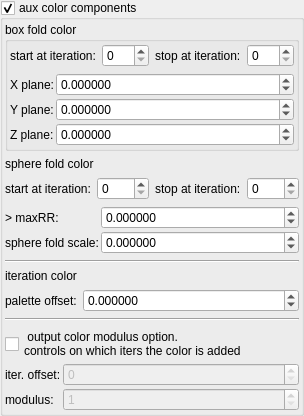
    <widget class="MyGroupBox" name="groupCheck_fold_color_aux_color_enabled_false">
     <property name="title">
      <string>aux color components</string>
     </property>
     <property name="checkable">
      <bool>true</bool>
     </property>
     <layout class="QVBoxLayout" name="verticalLayout_10">
      <property name="leftMargin">
       <number>2</number>
      </property>
      <property name="topMargin">
       <number>2</number>
      </property>
      <property name="rightMargin">
       <number>2</number>
      </property>
      <property name="bottomMargin">
       <number>2</number>
      </property>
      <item>
       <widget class="QGroupBox" name="groupBox_4">
        <property name="title">
         <string>box fold color</string>
        </property>
        <layout class="QVBoxLayout" name="verticalLayout_8">
         <property name="leftMargin">
          <number>2</number>
         </property>
         <property name="topMargin">
          <number>2</number>
         </property>
         <property name="rightMargin">
          <number>2</number>
         </property>
         <property name="bottomMargin">
          <number>2</number>
         </property>
         <item>
          <layout class="QHBoxLayout" name="horizontalLayout_19" stretch="0,1,0,1">
           <item>
            <widget class="QLabel" name="label_100">
             <property name="text">
              <string>start at iteration:</string>
             </property>
            </widget>
           </item>
           <item>
            <widget class="MySpinBox" name="spinboxInt_fold_color_start_iterations_A">
             <property name="sizePolicy">
              <sizepolicy hsizetype="Minimum" vsizetype="Maximum">
               <horstretch>0</horstretch>
               <verstretch>0</verstretch>
              </sizepolicy>
             </property>
             <property name="minimum">
              <number>0</number>
             </property>
             <property name="maximum">
              <number>999</number>
             </property>
             <property name="value">
              <number>0</number>
             </property>
            </widget>
           </item>
           <item>
            <widget class="QLabel" name="label_72">
             <property name="text">
              <string>stop at iteration:</string>
             </property>
            </widget>
           </item>
           <item>
            <widget class="MySpinBox" name="spinboxInt_fold_color_stop_iterations_A">
             <property name="sizePolicy">
              <sizepolicy hsizetype="Preferred" vsizetype="Maximum">
               <horstretch>0</horstretch>
               <verstretch>0</verstretch>
              </sizepolicy>
             </property>
             <property name="maximum">
              <number>999</number>
             </property>
            </widget>
           </item>
          </layout>
         </item>
         <item>
          <layout class="QGridLayout" name="gridLayout_31" columnstretch="0,1">
           <property name="spacing">
            <number>2</number>
           </property>
           <item row="0" column="0">
            <widget class="QLabel" name="label_37">
             <property name="text">
              <string>X plane:</string>
             </property>
            </widget>
           </item>
           <item row="1" column="0">
            <widget class="QLabel" name="label_43">
             <property name="text">
              <string>Y plane:</string>
             </property>
            </widget>
           </item>
           <item row="2" column="0">
            <widget class="QLabel" name="label_45">
             <property name="text">
              <string>Z plane:</string>
             </property>
            </widget>
           </item>
           <item row="0" column="1">
            <widget class="MyDoubleSpinBox" name="spinbox4_fold_color_difs_0000_x">
             <property name="sizePolicy">
              <sizepolicy hsizetype="Minimum" vsizetype="Maximum">
               <horstretch>0</horstretch>
               <verstretch>0</verstretch>
              </sizepolicy>
             </property>
             <property name="prefix">
              <string/>
             </property>
             <property name="suffix">
              <string/>
             </property>
             <property name="decimals">
              <number>6</number>
             </property>
             <property name="minimum">
              <double>-99.998999999999995</double>
             </property>
             <property name="maximum">
              <double>99.998999999999995</double>
             </property>
             <property name="singleStep">
              <double>0.010000000000000</double>
             </property>
            </widget>
           </item>
           <item row="1" column="1">
            <widget class="MyDoubleSpinBox" name="spinbox4_fold_color_difs_0000_y">
             <property name="sizePolicy">
              <sizepolicy hsizetype="Minimum" vsizetype="Maximum">
               <horstretch>0</horstretch>
               <verstretch>0</verstretch>
              </sizepolicy>
             </property>
             <property name="prefix">
              <string/>
             </property>
             <property name="suffix">
              <string/>
             </property>
             <property name="decimals">
              <number>6</number>
             </property>
             <property name="minimum">
              <double>-99.998999999999995</double>
             </property>
             <property name="maximum">
              <double>99.998999999999995</double>
             </property>
             <property name="singleStep">
              <double>0.010000000000000</double>
             </property>
            </widget>
           </item>
           <item row="2" column="1">
            <widget class="MyDoubleSpinBox" name="spinbox4_fold_color_difs_0000_z">
             <property name="sizePolicy">
              <sizepolicy hsizetype="Minimum" vsizetype="Maximum">
               <horstretch>0</horstretch>
               <verstretch>0</verstretch>
              </sizepolicy>
             </property>
             <property name="prefix">
              <string/>
             </property>
             <property name="suffix">
              <string/>
             </property>
             <property name="decimals">
              <number>6</number>
             </property>
             <property name="minimum">
              <double>-99.998999999999995</double>
             </property>
             <property name="maximum">
              <double>99.998999999999995</double>
             </property>
             <property name="singleStep">
              <double>0.010000000000000</double>
             </property>
            </widget>
           </item>
          </layout>
         </item>
        </layout>
       </widget>
      </item>
      <item>
       <widget class="QLabel" name="label_50">
        <property name="text">
         <string>sphere fold color</string>
        </property>
       </widget>
      </item>
      <item>
       <layout class="QHBoxLayout" name="horizontalLayout_20" stretch="0,1,0,1">
        <item>
         <widget class="QLabel" name="label_101">
          <property name="text">
           <string>start at iteration:</string>
          </property>
         </widget>
        </item>
        <item>
         <widget class="MySpinBox" name="spinboxInt_transf_start_iterations_K">
          <property name="sizePolicy">
           <sizepolicy hsizetype="Minimum" vsizetype="Maximum">
            <horstretch>0</horstretch>
            <verstretch>0</verstretch>
           </sizepolicy>
          </property>
          <property name="minimum">
           <number>0</number>
          </property>
          <property name="maximum">
           <number>999</number>
          </property>
          <property name="value">
           <number>0</number>
          </property>
         </widget>
        </item>
        <item>
         <widget class="QLabel" name="label_73">
          <property name="text">
           <string>stop at iteration:</string>
          </property>
         </widget>
        </item>
        <item>
         <widget class="MySpinBox" name="spinboxInt_transf_stop_iterations_K">
          <property name="sizePolicy">
           <sizepolicy hsizetype="Preferred" vsizetype="Maximum">
            <horstretch>0</horstretch>
            <verstretch>0</verstretch>
           </sizepolicy>
          </property>
          <property name="maximum">
           <number>999</number>
          </property>
         </widget>
        </item>
       </layout>
      </item>
      <item>
       <layout class="QGridLayout" name="gridLayout_32" columnstretch="0,1">
        <property name="spacing">
         <number>2</number>
        </property>
        <item row="0" column="0">
         <widget class="QLabel" name="label_47">
          <property name="text">
           <string>&gt; maxRR:</string>
          </property>
         </widget>
        </item>
        <item row="1" column="0">
         <widget class="QLabel" name="label_48">
          <property name="text">
           <string>sphere fold scale:</string>
          </property>
         </widget>
        </item>
        <item row="0" column="1">
         <widget class="MyDoubleSpinBox" name="spinbox4_fold_color_difs_0000_w">
          <property name="sizePolicy">
           <sizepolicy hsizetype="Minimum" vsizetype="Maximum">
            <horstretch>0</horstretch>
            <verstretch>0</verstretch>
           </sizepolicy>
          </property>
          <property name="prefix">
           <string/>
          </property>
          <property name="suffix">
           <string/>
          </property>
          <property name="decimals">
           <number>6</number>
          </property>
          <property name="minimum">
           <double>-99.998999999999995</double>
          </property>
          <property name="maximum">
           <double>99.998999999999995</double>
          </property>
          <property name="singleStep">
           <double>0.010000000000000</double>
          </property>
         </widget>
        </item>
        <item row="1" column="1">
         <widget class="MyDoubleSpinBox" name="spinbox_mandelbox_color_Sp1">
          <property name="sizePolicy">
           <sizepolicy hsizetype="Minimum" vsizetype="Maximum">
            <horstretch>0</horstretch>
            <verstretch>0</verstretch>
           </sizepolicy>
          </property>
          <property name="prefix">
           <string/>
          </property>
          <property name="suffix">
           <string/>
          </property>
          <property name="decimals">
           <number>6</number>
          </property>
          <property name="minimum">
           <double>-99.998999999999995</double>
          </property>
          <property name="maximum">
           <double>99.998999999999995</double>
          </property>
          <property name="singleStep">
           <double>0.010000000000000</double>
          </property>
         </widget>
        </item>
       </layout>
      </item>
      <item>
       <widget class="Line" name="line_4">
        <property name="orientation">
         <enum>Qt::Horizontal</enum>
        </property>
       </widget>
      </item>
      <item>
       <widget class="QLabel" name="label_51">
        <property name="text">
         <string>iteration color</string>
        </property>
       </widget>
      </item>
      <item>
       <layout class="QHBoxLayout" name="horizontalLayout_21" stretch="0,1">
        <item>
         <widget class="QLabel" name="label_74">
          <property name="text">
           <string>palette offset:</string>
          </property>
         </widget>
        </item>
        <item>
         <widget class="MyDoubleSpinBox" name="spinbox_fold_color_difs0">
          <property name="sizePolicy">
           <sizepolicy hsizetype="Minimum" vsizetype="Maximum">
            <horstretch>0</horstretch>
            <verstretch>0</verstretch>
           </sizepolicy>
          </property>
          <property name="prefix">
           <string/>
          </property>
          <property name="suffix">
           <string/>
          </property>
          <property name="decimals">
           <number>6</number>
          </property>
          <property name="minimum">
           <double>-99.998999999999995</double>
          </property>
          <property name="maximum">
           <double>99.998999999999995</double>
          </property>
          <property name="singleStep">
           <double>0.100000000000000</double>
          </property>
         </widget>
        </item>
       </layout>
      </item>
      <item>
       <widget class="Line" name="line_5">
        <property name="orientation">
         <enum>Qt::Horizontal</enum>
        </property>
       </widget>
      </item>
      <item>
       <layout class="QGridLayout" name="gridLayout_34" columnstretch="0,1">
        <property name="spacing">
         <number>2</number>
        </property>
        <item row="2" column="0">
         <widget class="QLabel" name="label_102">
          <property name="text">
           <string>modulus:</string>
          </property>
         </widget>
        </item>
        <item row="2" column="1">
         <widget class="MySpinBox" name="spinboxInt_fold_color_int_2">
          <property name="enabled">
           <bool>false</bool>
          </property>
          <property name="sizePolicy">
           <sizepolicy hsizetype="Minimum" vsizetype="Maximum">
            <horstretch>0</horstretch>
            <verstretch>0</verstretch>
           </sizepolicy>
          </property>
          <property name="minimum">
           <number>1</number>
          </property>
          <property name="maximum">
           <number>999</number>
          </property>
          <property name="value">
           <number>1</number>
          </property>
         </widget>
        </item>
        <item row="1" column="0">
         <widget class="QLabel" name="label_103">
          <property name="text">
           <string>iter. offset:</string>
          </property>
         </widget>
        </item>
        <item row="1" column="1">
         <widget class="MySpinBox" name="spinboxInt_fold_color_int_0">
          <property name="enabled">
           <bool>false</bool>
          </property>
          <property name="sizePolicy">
           <sizepolicy hsizetype="Minimum" vsizetype="Maximum">
            <horstretch>0</horstretch>
            <verstretch>0</verstretch>
           </sizepolicy>
          </property>
          <property name="minimum">
           <number>0</number>
          </property>
          <property name="maximum">
           <number>999</number>
          </property>
          <property name="value">
           <number>0</number>
          </property>
         </widget>
        </item>
        <item row="0" column="0" colspan="2">
         <widget class="MyCheckBox" name="checkBox_fold_color_aux_color_enabledA_false">
          <property name="font">
           <font>
            <weight>50</weight>
            <bold>false</bold>
           </font>
          </property>
          <property name="text">
           <string> output color modulus option.
controls on which iters the color is added</string>
          </property>
         </widget>
        </item>
       </layout>
      </item>
     </layout>
    </widget>
